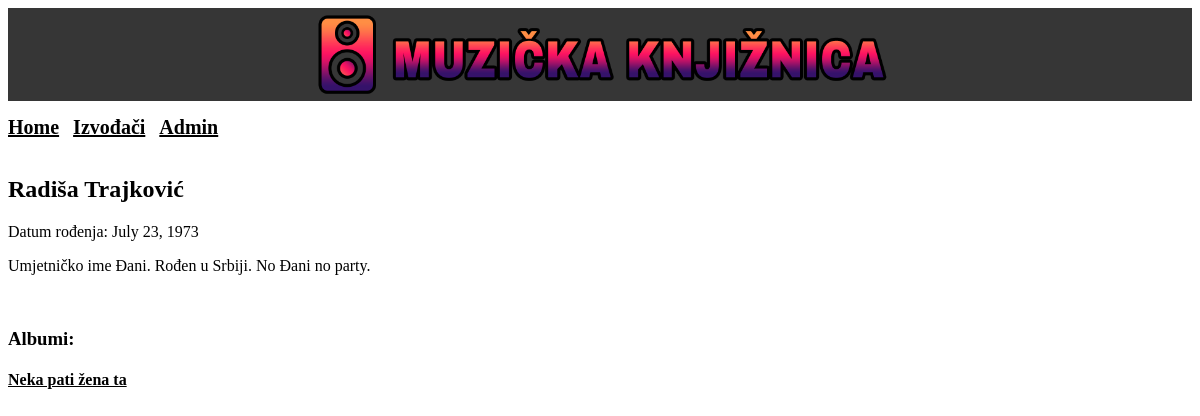
The page /izvodaci/Trajković on the database as committed earlier.
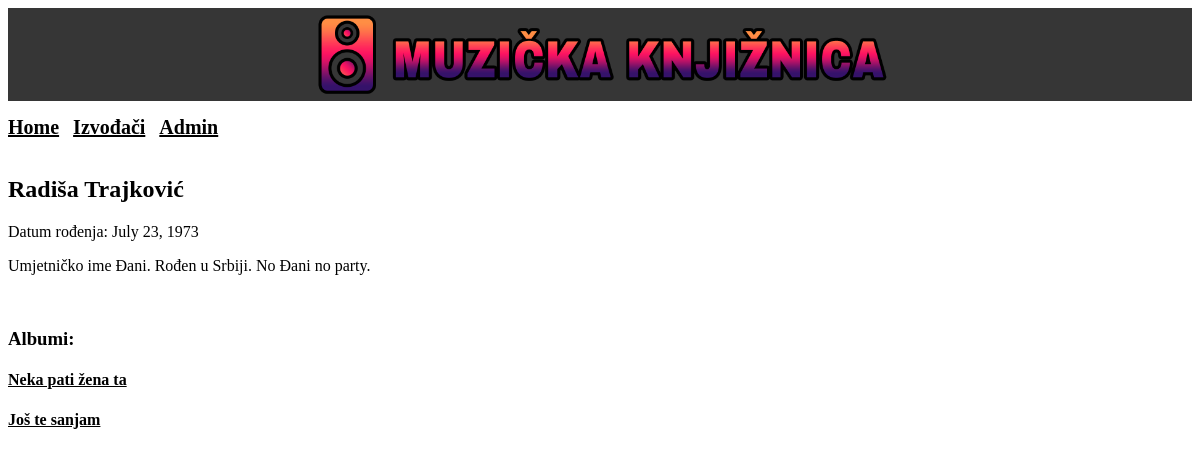
The same page on the database as committed later.
### main/models.py (models this page shows, shortened)
class Album(models.Model):
    naziv_albuma=models.CharField(max_length=50)
    izvodac=models.ForeignKey(Izvodac, on_delete=models.CASCADE)
    godina_izdavanja_albuma=models.CharField(max_length=4, default='2021')
    dodatne_informacije_albuma=models.CharField(max_length=100, blank=True)

class Izvodac(models.Model):
    izvodac_ime=models.CharField(max_length=50)
    izvodac_prezime=models.CharField(max_length=50)
    datum_rođenja=models.DateField()
    dodatne_informacije_izvodaca=models.CharField(max_length=100, blank=True)
    def __str__(self):
        return self.izvodac_prezime

### main/views.py (the view)
# urls.py: path('izvodaci/<izvodaci>', AlbumList.as_view()),
class AlbumList(ListView):
    template_name = 'main/album_list.html'
    def get_queryset(self):
        self.izvodac = get_object_or_404(Izvodac, izvodac_prezime=self.kwargs['izvodaci'])
        return Album.objects.filter(izvodac=self.izvodac)

### templates/main/album_list.html
{% extends "base_generic.html" %}
{% block content %}
<br>
{% for album in object_list %}
    {% if forloop.first %}
        <div class="album">
            <h2> {{album.izvodac.izvodac_ime}} {{album.izvodac.izvodac_prezime}} </h2>
            <p>Datum rođenja: {{ album.izvodac.datum_rođenja }}</p>
            <p>{{ album.izvodac.dodatne_informacije_izvodaca }}</p>
        </div>
    {% endif %}
{% endfor %}
<br>
<h3>Albumi:</h3>
{% for album in object_list %}
    <div class="album">
        <h4><a href="/izvodaci/{{ album.izvodac }}/{{ album.naziv_albuma }}">{{ album.naziv_albuma }}</a></h4>
    </div>
{% endfor %}
{% endblock %}

Rows that differ between the two databases and show on the page:
added Album: naziv_albuma "Još te sanjam", shown under "Albumi:"
